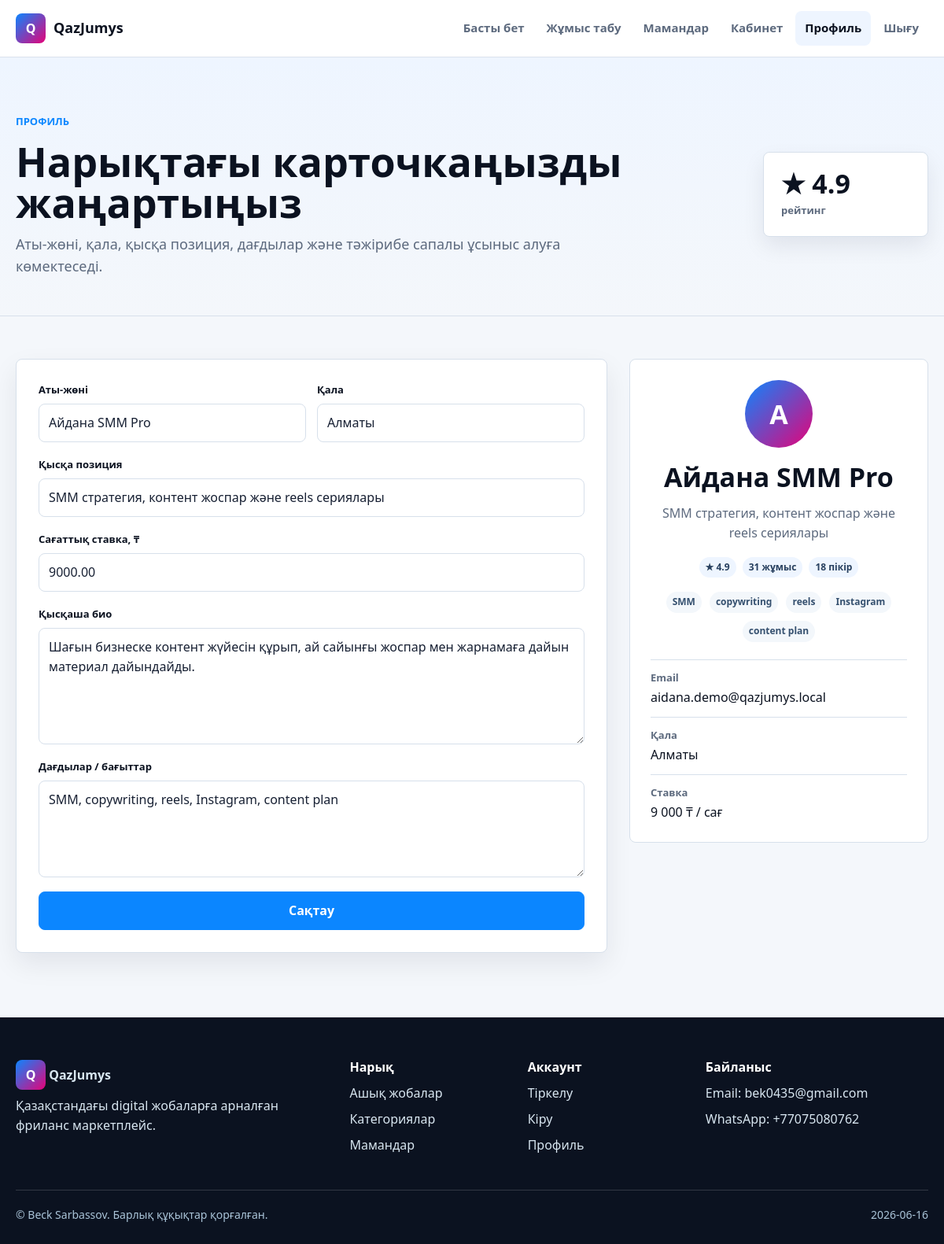
The app's page /index.php?page=profile (signed in) with its own data.
### tables this page shows
CREATE TABLE IF NOT EXISTS users (
    id BIGINT UNSIGNED AUTO_INCREMENT PRIMARY KEY,
    role ENUM('client', 'freelancer') NOT NULL,
    name VARCHAR(120) NOT NULL,
    email VARCHAR(180) NOT NULL UNIQUE,
    password_hash VARCHAR(255) NOT NULL,
    city VARCHAR(80) NULL,
    headline VARCHAR(160) NULL,
    bio TEXT NULL,
    skills TEXT NULL,
    hourly_rate DECIMAL(12,2) NULL,
    rating DECIMAL(3,2) NOT NULL DEFAULT 0.00,
    reviews_count INT UNSIGNED NOT NULL DEFAULT 0,
    completed_projects INT UNSIGNED NOT NULL DEFAULT 0,
    response_time VARCHAR(40) NULL,
    is_verified TINYINT(1) NOT NULL DEFAULT 0,
    created_at DATETIME NOT NULL,
    updated_at DATETIME NOT NULL,
    INDEX idx_users_role (role),
    INDEX idx_users_city (city),
    INDEX idx_users_role_rating (role, rating)
);

### public/index.php (called while the page is built, shortened)
<?php
$config = require dirname(__DIR__) . DIRECTORY_SEPARATOR . 'app' . DIRECTORY_SEPARATOR . 'bootstrap.php';
$page = preg_replace('/[^a-z0-9-]/', '', (string) ($_GET['page'] ?? 'home')) ?: 'home';
$user = Auth::user();
$dbReady = false;
$dbNotice = null;
$categories = CategoryRepository::fallback();
$projects = [];
$featuredProjects = [];
$topFreelancers = [];
$recommendedProjects = [];
$marketplaceStats = [
    'open_projects' => 0,
    'proposals' => 0,
    'freelancers' => 0,
    'categories' => count($categories),
];
$projectFilters = [
    'category_id' => $_GET['category_id'] ?? null,
    'q' => trim((string) ($_GET['q'] ?? '')),
    'project_type' => $_GET['project_type'] ?? '',
    'experience_level' => $_GET['experience_level'] ?? '',
    'budget_min' => is_numeric($_GET['budget_min'] ?? null) ? (float) $_GET['budget_min'] : null,
    'budget_max' => is_numeric($_GET['budget_max'] ?? null) ? (float) $_GET['budget_max'] : null,
    'sort' => $_GET['sort'] ?? 'latest',
];
$dashboardStats = ['projects' => 0, 'proposals' => 0, 'open_market' => 0];
$profile = $user;
$myProjects = [];
$myProposals = [];
try {
    $pdo = Database::connection($config['database']);
    $dbReady = true;
    $categoryRepository = new CategoryRepository($pdo);
    $projectRepository = new ProjectRepository($pdo);
    $userRepository = new UserRepository($pdo);
    $categories = $categoryRepository->all();
    $marketplaceStats = $projectRepository->marketplaceStats();
    if ($user && $page === 'profile') {
        $profile = $userRepository->find((int) $user['id']) ?? $user;
    }
} catch (Throwable $exception) {
    $dbNotice = 'MySQL баптауы аяқталмаған. .env файлын жасап, database/schema.sql және database/seed.sql импорттаңыз.';
}
$routes = [
    'home' => ['view' => 'home', 'title' => 'Қазақстан фриланс порталы'],
    'register' => ['view' => 'auth-register', 'title' => 'Тіркелу'],
    'login' => ['view' => 'auth-login', 'title' => 'Кіру'],
    'projects' => ['view' => 'projects', 'title' => 'Жобалар'],
    'project-create' => ['view' => 'project-create', 'title' => 'Жоба жариялау'],
    'dashboard' => ['view' => 'dashboard', 'title' => 'Жеке кабинет'],
    'profile' => ['view' => 'profile', 'title' => 'Профиль'],
];
$route = $routes[$page] ?? $routes['home'];
render_view($route['view'], [
    'pageTitle' => $route['title'],
    'config' => $config,
    'user' => $user,
    'dbReady' => $dbReady,
    'dbNotice' => $dbNotice,
    'categories' => $categories,
    'projects' => $projects,
    'featuredProjects' => $featuredProjects,
    'topFreelancers' => $topFreelancers,
    'recommendedProjects' => $recommendedProjects,
    'marketplaceStats' => $marketplaceStats,
    'projectFilters' => $projectFilters,
    'dashboardStats' => $dashboardStats,
    'profile' => $profile,
    'myProjects' => $myProjects,
    'myProposals' => $myProposals,
]);

### app/Core/Auth.php (called while the page is built, shortened)
<?php
final class Auth
{
    public static function user(): ?array
    {
        return $_SESSION['user'] ?? null;
    }
}

### app/Repositories/UserRepository.php (called while the page is built, shortened)
<?php
final class UserRepository
{
    public function find(int $id): ?array
    {
        $statement = $this->pdo->prepare(
            'SELECT id, role, name, email, city, headline, bio, skills, hourly_rate, rating,
                    reviews_count, completed_projects, response_time, is_verified, created_at
             FROM users
             WHERE id = :id
             LIMIT 1'
        );
        $statement->execute(['id' => $id]);
        $user = $statement->fetch();
        return $user ?: null;
    }
}

### app/Views/profile.php (the view, shortened to what this page needs)
<?php
$isFreelancer = ($profile['role'] ?? '') === 'freelancer';
$headline = (string) ($profile['headline'] ?? '');
?>
<section class="page-hero">
    <div class="container page-hero-grid">
        <div>
            <span class="eyebrow">Профиль</span>
            <h1>Нарықтағы карточкаңызды жаңартыңыз</h1>
            <p>Аты-жөні, қала, қысқа позиция, дағдылар және тәжірибе сапалы ұсыныс алуға көмектеседі.</p>
        </div>
        <div class="page-stat">
            <strong><?= e($isFreelancer ? '★ ' . number_format((float) ($profile['rating'] ?? 0), 1) : 'B2B') ?></strong>
            <span><?= e($isFreelancer ? 'рейтинг' : 'профиль') ?></span>
        </div>
    </div>
</section>
<section class="section section-tight">
    <div class="container profile-grid">
        <form class="panel form js-ajax-form" action="ajax.php" method="post">
            <div class="two-cols">
                <label>
                    <span>Аты-жөні</span>
                    <input type="text" name="name" value="<?= e($profile['name'] ?? '') ?>" required maxlength="120">
                </label>
                <label>
                    <span>Қала</span>
                    <input type="text" name="city" value="<?= e($profile['city'] ?? '') ?>" maxlength="80">
                </label>
            </div>
            <label>
                <span>Қысқа позиция</span>
                <input type="text" name="headline" value="<?= e($profile['headline'] ?? '') ?>" maxlength="160" placeholder="SMM стратегия, CRM автоматтандыру немесе бизнес иесі">
            </label>
            <?php if ($isFreelancer): ?>
                <label>
                    <span>Сағаттық ставка, ₸</span>
                    <input type="number" name="hourly_rate" value="<?= e($profile['hourly_rate'] ?? '') ?>" min="0" step="1000">
                </label>
            <?php else: ?>
                <input type="hidden" name="hourly_rate" value="">
            <?php endif; ?>
            <label>
                <span>Қысқаша био</span>
                <textarea name="bio" rows="5" maxlength="1200" placeholder="Тәжірибеңіз, жұмыс тәсілі және нәтижелеріңіз"><?= e($profile['bio'] ?? '') ?></textarea>
            </label>
            <label>
                <span>Дағдылар / бағыттар</span>
                <textarea name="skills" rows="4" maxlength="600" placeholder="SMM, Google Ads, React, CRM, 1C..."><?= e($profile['skills'] ?? '') ?></textarea>
            </label>
            <button class="btn btn-primary btn-full" type="submit">Сақтау</button>
        </form>
        <aside class="profile-card">
            <div class="avatar"><?= e(mb_strtoupper(mb_substr((string) ($profile['name'] ?? 'Q'), 0, 1, 'UTF-8'), 'UTF-8')) ?></div>
            <h2><?= e($profile['name'] ?? '') ?></h2>
            <p><?= e($headline !== '' ? $headline : (($profile['role'] ?? '') === 'client' ? 'Тапсырыс беруші' : 'Орындаушы')) ?></p>
            <div class="profile-metrics">
                <?php if ($isFreelancer): ?>
                    <span>★ <?= number_format((float) ($profile['rating'] ?? 0), 1) ?></span>
                    <span><?= (int) ($profile['completed_projects'] ?? 0) ?> жұмыс</span>
                    <span><?= (int) ($profile['reviews_count'] ?? 0) ?> пікір</span>
                <?php else: ?>
                    <span>Client</span>
                    <span><?= e($profile['city'] ?: 'Қазақстан') ?></span>
                <?php endif; ?>
            </div>
            <div class="skill-row centered">
                <?php foreach (skill_chips($profile['skills'] ?? '', 6) as $skill): ?>
                    <span><?= e($skill) ?></span>
                <?php endforeach; ?>
            </div>
            <dl>
                <div>
                    <dt>Email</dt>
                    <dd><?= e($profile['email'] ?? '') ?></dd>
                </div>
                <div>
                    <dt>Қала</dt>
                    <dd><?= e($profile['city'] ?? 'Көрсетілмеген') ?></dd>
                </div>
                <?php if ($isFreelancer && !empty($profile['hourly_rate'])): ?>
                    <div>
                        <dt>Ставка</dt>
                        <dd><?= e(format_money($profile['hourly_rate'])) ?> / сағ</dd>
                    </div>
                <?php endif; ?>
            </dl>
        </aside>
    </div>
</section>

### app/Views/layout/header.php (shortened to what this page needs)
<?php
$currentPage = (string) ($_GET['page'] ?? 'home');
$activeUser = $user ?? \QazJumys\Core\Auth::user();
?>
<!doctype html>
<html lang="kk">
<head>
    <link rel="stylesheet" href="<?= e(asset('css/style.css')) ?>">
</head>
<body data-page="<?= e($currentPage) ?>">
<header class="site-header">
    <div class="container nav-shell">
        <a class="brand" href="<?= e(url_for('home')) ?>" aria-label="QazJumys басты беті">
            <span class="brand-mark">Q</span>
            <span class="brand-text">QazJumys</span>
        </a>
        <nav id="site-menu" class="site-nav" aria-label="Негізгі мәзір">
            <a class="<?= $currentPage === 'home' ? 'is-active' : '' ?>" href="<?= e(url_for('home')) ?>">Басты бет</a>
            <a class="<?= $currentPage === 'projects' ? 'is-active' : '' ?>" href="<?= e(url_for('projects')) ?>">Жұмыс табу</a>
            <a href="<?= e(url_for('home')) ?>#talent">Мамандар</a>
            <?php if ($activeUser): ?>
                <a class="<?= $currentPage === 'dashboard' ? 'is-active' : '' ?>" href="<?= e(url_for('dashboard')) ?>">Кабинет</a>
                <a class="<?= $currentPage === 'profile' ? 'is-active' : '' ?>" href="<?= e(url_for('profile')) ?>">Профиль</a>
                <form class="logout-form js-ajax-form" action="ajax.php" method="post" data-success-redirect="<?= e(url_for('home')) ?>">
                    <button type="submit">Шығу</button>
                </form>
            <?php else: ?>
                <a class="<?= $currentPage === 'login' ? 'is-active' : '' ?>" href="<?= e(url_for('login')) ?>">Кіру</a>
                <a class="nav-cta" href="<?= e(url_for('register')) ?>">Тіркелу</a>
            <?php endif; ?>
        </nav>
    </div>
</header>
<main>

### app/bootstrap.php (shortened to what this page needs)
<?php
$config = require APP_ROOT . DIRECTORY_SEPARATOR . 'Config' . DIRECTORY_SEPARATOR . 'config.php';
spl_autoload_register(static function (string $class): void {
    $prefix = 'QazJumys\\';
    $relative = str_replace('\\', DIRECTORY_SEPARATOR, substr($class, strlen($prefix))) . '.php';
    $file = APP_ROOT . DIRECTORY_SEPARATOR . $relative;
});
function e(mixed $value): string
{
    return htmlspecialchars((string) $value, ENT_QUOTES | ENT_SUBSTITUTE, 'UTF-8');
}
function url_for(string $page = 'home', array $params = []): string
{
    $query = http_build_query(array_merge(['page' => $page], $params));
    return 'index.php' . ($query !== '' ? '?' . $query : '');
}
function asset(string $path): string
{
    return 'assets/' . ltrim($path, '/');
}
function format_money(mixed $value): string
{
    return number_format((float) $value, 0, '.', ' ') . ' ₸';
}
function skill_chips(mixed $skills, int $limit = 5): array
{
    $parts = array_filter(array_map('trim', explode(',', (string) $skills)));
    return array_slice($parts, 0, $limit);
}
function render_view(string $view, array $data = []): void
{
    extract($data, EXTR_SKIP);
    $viewFile = APP_ROOT . DIRECTORY_SEPARATOR . 'Views' . DIRECTORY_SEPARATOR . $view . '.php';
    if (!is_file($viewFile)) {
        http_response_code(404);
        $pageTitle = 'Бет табылмады';
        $content = '<section class="section"><div class="container"><h1>Бет табылмады</h1></div></section>';
    } else {
        require $viewFile;
        $content = ob_get_clean();
    }
    require APP_ROOT . DIRECTORY_SEPARATOR . 'Views' . DIRECTORY_SEPARATOR . 'layout' . DIRECTORY_SEPARATOR . 'header.php';
    echo $content;
    require APP_ROOT . DIRECTORY_SEPARATOR . 'Views' . DIRECTORY_SEPARATOR . 'layout' . DIRECTORY_SEPARATOR . 'footer.php';
}
return $config;

### app/Views/layout/footer.php (shortened to what this page needs)
</main>
<footer class="site-footer">
    <div class="container footer-grid">
        <div>
            <a class="brand footer-brand" href="<?= e(url_for('home')) ?>">
                <span class="brand-mark">Q</span>
                <span>QazJumys</span>
            </a>
            <p>Қазақстандағы digital жобаларға арналған фриланс маркетплейс.</p>
        </div>
        <div>
            <h2>Нарық</h2>
            <a href="<?= e(url_for('projects')) ?>">Ашық жобалар</a>
            <a href="<?= e(url_for('home')) ?>#categories">Категориялар</a>
            <a href="<?= e(url_for('home')) ?>#talent">Мамандар</a>
        </div>
        <div>
            <h2>Аккаунт</h2>
            <a href="<?= e(url_for('register')) ?>">Тіркелу</a>
            <a href="<?= e(url_for('login')) ?>">Кіру</a>
            <a href="<?= e(url_for('profile')) ?>">Профиль</a>
        </div>
        <div>
            <h2>Байланыс</h2>
            <p>Email: <?= e($config['app']['mail_to'] ?? 'bek0435@gmail.com') ?></p>
            <p>WhatsApp: <?= e($config['app']['whatsapp_default'] ?? '+77075080762') ?></p>
        </div>
    </div>
    <div class="container footer-bottom">
        <span>© Beck Sarbassov. Барлық құқықтар қорғалған.</span>
        <span>2026-06-16</span>
    </div>
</footer>
</body>
</html>

### records on screen
users: role+rating "★ 4.9", role "рейтинг", name "Айдана SMM Pro", city "Алматы", headline "SMM стратегия, контент жоспар және reels сериялары", hourly_rate "9000.00", bio "Шағын бизнеске контент жүйесін құрып, ай сайынғы жоспар мен жарнамаға дайын материал дайындайды.", skills "SMM, copywriting, reels, Instagram, content plan", name "А", rating "4.9", completed_projects "31", reviews_count "18", skills "SMM", skills "copywriting", skills "reels", skills "Instagram", skills "content plan", email "aidana.demo@qazjumys.local", hourly_rate "9 000 ₸"

### other values on screen
$config['app']['mail_to'] "bek0435@gmail.com"
$config['app']['whatsapp_default'] "+77075080762"
